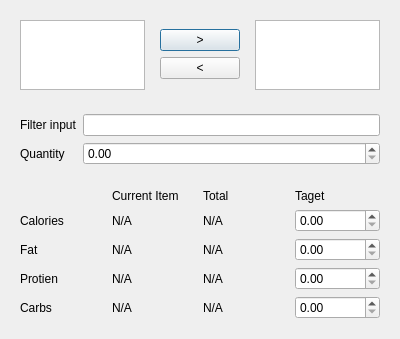
<?xml version="1.0" encoding="UTF-8"?>
<ui version="4.0">
 <class>Dialog</class>
 <widget class="QDialog" name="Dialog">
  <property name="geometry">
   <rect>
    <x>0</x>
    <y>0</y>
    <width>400</width>
    <height>300</height>
   </rect>
  </property>
  <property name="windowTitle">
   <string>Dialog</string>
  </property>
  <layout class="QVBoxLayout" name="verticalLayout_2">
   <item>
    <widget class="QWidget" name="widget" native="true">
     <layout class="QHBoxLayout" name="horizontalLayout">
      <item>
       <widget class="QListView" name="UnusedIngreditentsList"/>
      </item>
      <item>
       <widget class="QWidget" name="widget_2" native="true">
        <property name="sizePolicy">
         <sizepolicy hsizetype="Minimum" vsizetype="Preferred">
          <horstretch>0</horstretch>
          <verstretch>0</verstretch>
         </sizepolicy>
        </property>
        <layout class="QVBoxLayout" name="verticalLayout">
         <item>
          <widget class="QPushButton" name="AddButton">
           <property name="text">
            <string>&gt;</string>
           </property>
           <property name="checkable">
            <bool>false</bool>
           </property>
          </widget>
         </item>
         <item>
          <widget class="QPushButton" name="RemoveButton">
           <property name="text">
            <string>&lt;</string>
           </property>
          </widget>
         </item>
        </layout>
       </widget>
      </item>
      <item>
       <widget class="QListView" name="UsedIngredientsList"/>
      </item>
     </layout>
    </widget>
   </item>
   <item>
    <widget class="QWidget" name="formWidget" native="true">
     <layout class="QFormLayout" name="formLayout">
      <item row="0" column="0">
       <widget class="QLabel" name="label">
        <property name="text">
         <string>Filter input</string>
        </property>
       </widget>
      </item>
      <item row="0" column="1">
       <widget class="QLineEdit" name="FilterInputEdit"/>
      </item>
      <item row="1" column="0">
       <widget class="QLabel" name="label_2">
        <property name="text">
         <string>Quantity</string>
        </property>
       </widget>
      </item>
      <item row="1" column="1">
       <widget class="QDoubleSpinBox" name="ItemQuantity"/>
      </item>
     </layout>
    </widget>
   </item>
   <item>
    <widget class="QWidget" name="gridWidget" native="true">
     <layout class="QGridLayout" name="gridLayout_2">
      <item row="0" column="2">
       <widget class="QLabel" name="label_9">
        <property name="text">
         <string>Total</string>
        </property>
       </widget>
      </item>
      <item row="1" column="0">
       <widget class="QLabel" name="label_3">
        <property name="text">
         <string>Calories</string>
        </property>
       </widget>
      </item>
      <item row="0" column="1">
       <widget class="QLabel" name="label_5">
        <property name="text">
         <string>Current Item</string>
        </property>
       </widget>
      </item>
      <item row="3" column="0">
       <widget class="QLabel" name="label_7">
        <property name="text">
         <string>Protien</string>
        </property>
       </widget>
      </item>
      <item row="4" column="0">
       <widget class="QLabel" name="label_8">
        <property name="text">
         <string>Carbs</string>
        </property>
       </widget>
      </item>
      <item row="2" column="0">
       <widget class="QLabel" name="label_6">
        <property name="text">
         <string>Fat</string>
        </property>
       </widget>
      </item>
      <item row="0" column="3">
       <widget class="QLabel" name="label_10">
        <property name="text">
         <string>Taget</string>
        </property>
       </widget>
      </item>
      <item row="1" column="1">
       <widget class="QLabel" name="CurrentCalories">
        <property name="text">
         <string>N/A</string>
        </property>
       </widget>
      </item>
      <item row="2" column="1">
       <widget class="QLabel" name="CurrentFat">
        <property name="text">
         <string>N/A</string>
        </property>
       </widget>
      </item>
      <item row="3" column="1">
       <widget class="QLabel" name="CurrentProtein">
        <property name="text">
         <string>N/A</string>
        </property>
       </widget>
      </item>
      <item row="4" column="1">
       <widget class="QLabel" name="CurrentCarbs">
        <property name="text">
         <string>N/A</string>
        </property>
       </widget>
      </item>
      <item row="1" column="2">
       <widget class="QLabel" name="TotalCalories">
        <property name="text">
         <string>N/A</string>
        </property>
       </widget>
      </item>
      <item row="2" column="2">
       <widget class="QLabel" name="TotalFat">
        <property name="text">
         <string>N/A</string>
        </property>
       </widget>
      </item>
      <item row="3" column="2">
       <widget class="QLabel" name="TotalProtein">
        <property name="text">
         <string>N/A</string>
        </property>
       </widget>
      </item>
      <item row="4" column="2">
       <widget class="QLabel" name="TotalCarbs">
        <property name="text">
         <string>N/A</string>
        </property>
       </widget>
      </item>
      <item row="1" column="3">
       <widget class="QDoubleSpinBox" name="TargetCalories"/>
      </item>
      <item row="2" column="3">
       <widget class="QDoubleSpinBox" name="TargetFat"/>
      </item>
      <item row="3" column="3">
       <widget class="QDoubleSpinBox" name="TargetProtein"/>
      </item>
      <item row="4" column="3">
       <widget class="QDoubleSpinBox" name="TargetCarbs"/>
      </item>
     </layout>
    </widget>
   </item>
  </layout>
 </widget>
 <resources/>
 <connections/>
</ui>
